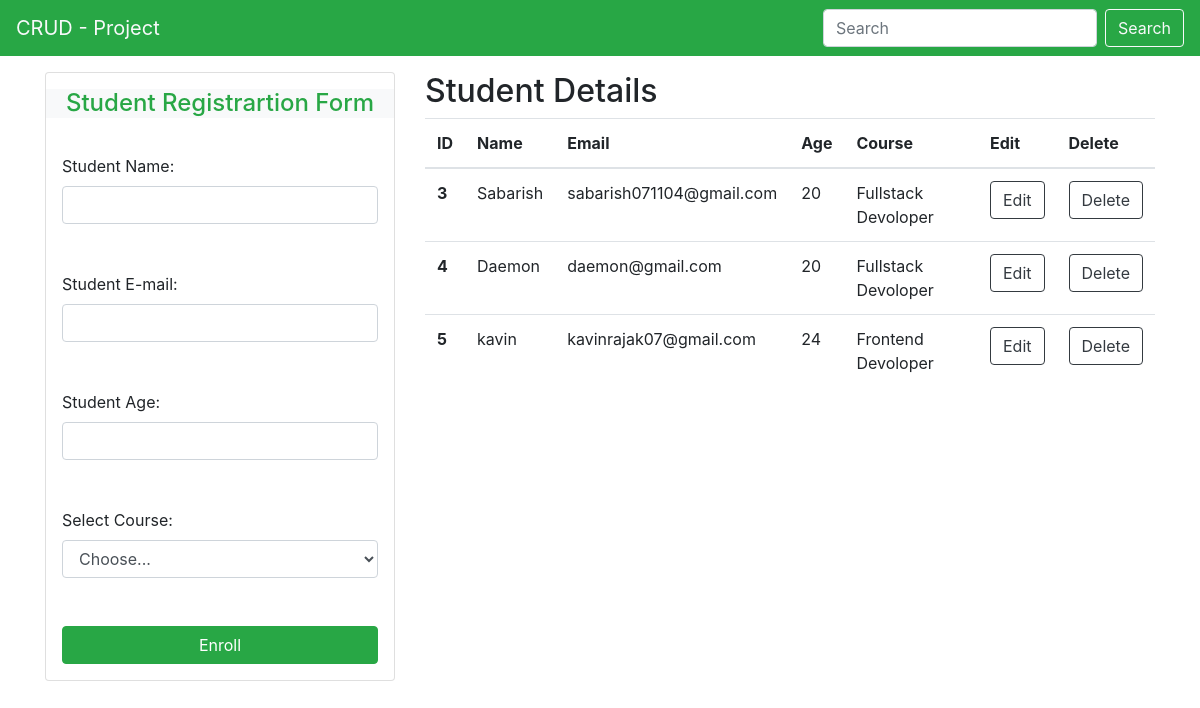
The page / on the database its author committed.
### crudapp/models.py (models this page shows)
class Register(models.Model):
    name=models.CharField(max_length=50)
    email=models.EmailField()
    age=models.IntegerField()
    course=models.CharField(max_length=50)

### crudapp/views.py (the view)
# urls.py: path('',views.home,name="home"),
def home(request):
    query=Register.objects.all()
    context={"data":query}
    return render(request,"home.html",context)

### templates/home.html (shortened to what this page needs)
<!DOCTYPE html>
<html lang="en">
<head>
  <link rel="stylesheet" href="https://cdn.jsdelivr.net/npm/bootstrap@4.6.2/dist/css/bootstrap.min.css"
 />
</head>
<body>
  <nav class="navbar navbar-light bg-success">
    <a class="navbar-brand text-light" href="/">CRUD - Project</a>
    <form class="form-inline">
      <input class="form-control mr-sm-2" type="search" placeholder="Search" aria-label="Search" />
      <button class="btn btn-outline-light my-2 my-sm-0" type="submit">Search</button>
    </form>
  </nav>
  <div class="container mt-3">
    <div class="row">
      <div class="col-md-4">
        <div class="card">
          <div class="card-title">
            <h4 class="text-center bg-light text-success mt-3">Student Registrartion Form</h2>
          </div>
          <div class="card-text">
            <form action="/register" method="post"> {% csrf_token %}
              <div class="form-group p-3">
                <label for="name">Student Name:</label>
                <input type="text" name="fullname" id="fullname" class="form-control" required>
              </div>
              <div class="form-group p-3">
                <label for="email">Student E-mail:</label>
                <input type="email" name="email" id="email" class="form-control" required>
              </div>
              <div class="form-group p-3">
                <label for="age">Student Age:</label>
                <input type="number" name="age" id="age" class="form-control" required>
              </div>
              <div class="form-group p-3">
                <label for="course">Select Course:</label>
                <select id="course" class="form-control" name="course" required>
                  <option selected>Choose...</option>
                </select>
              </div>
              <div class="p-3">
                <button type="submit" class="btn btn-primary btn-success btn-block">Enroll</button>
              </div>
          </div>
        </div>
      </div>
      <div class="col-md-8">
        <h2>Student Details</h2>
        <table class="table">
          <thead>
            <tr>
              <th scope="col">ID</th>
              <th scope="col">Name</th>
              <th scope="col">Email</th>
              <th scope="col">Age</th>
              <th scope="col">Course</th>
              <th scope="col">Edit</th>
              <th scope="col">Delete</th>
            </tr>
          </thead>
          <tbody>
          {% for i in data %}
          <tr>
            <th scope="row">{{i.id}}</th>
            <td>{{i.name}}</td>
            <td>{{i.email}}</td>
            <td>{{i.age}}</td>
            <td>{{i.course}}</td>
            <td><a href="/update/{{i.id}}" class="btn btn-outline-dark">Edit</a></td>
            <td><a href="/delete/{{i.id}}" class="btn btn-outline-dark">Delete</a></td>
          </tr>
          {% endfor %}
          </tbody>
        </table>
      </div>
    </div>
  </div>
</body>
</html>

### rows shown on the page
Register: id "3", name "Sabarish", email "sabarish071104@gmail.com", age "20", course "Fullstack Devoloper"
Register: id "4", name "Daemon", email "daemon@gmail.com", age "20", course "Fullstack Devoloper"
Register: id "5", name "kavin", email "kavinrajak07@gmail.com", age "24", course "Frontend Devoloper"
